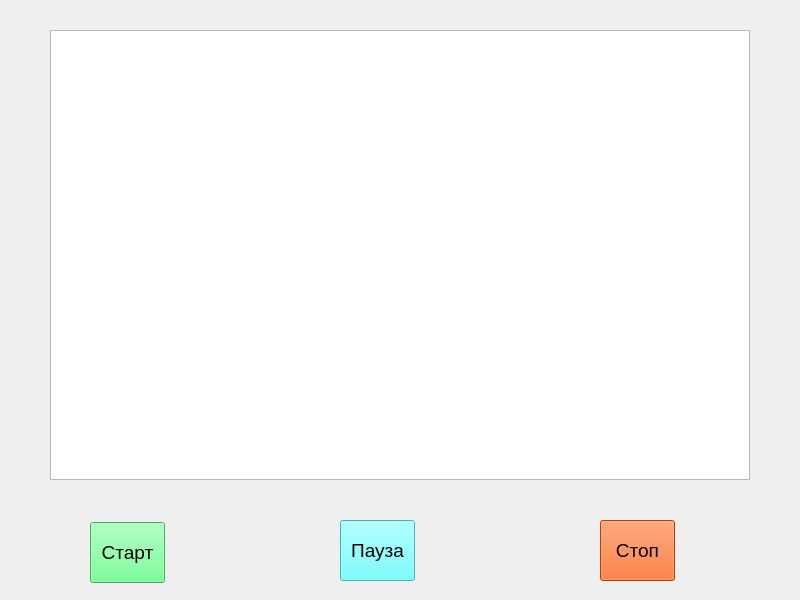
<?xml version="1.0" encoding="UTF-8"?>
<ui version="4.0">
 <class>Widget</class>
 <widget class="QWidget" name="Widget">
  <property name="geometry">
   <rect>
    <x>0</x>
    <y>0</y>
    <width>800</width>
    <height>600</height>
   </rect>
  </property>
  <property name="windowTitle">
   <string>Widget</string>
  </property>
  <widget class="QGraphicsView" name="graphicsView">
   <property name="geometry">
    <rect>
     <x>50</x>
     <y>30</y>
     <width>700</width>
     <height>450</height>
    </rect>
   </property>
   <property name="font">
    <font>
     <pointsize>14</pointsize>
    </font>
   </property>
  </widget>
  <widget class="QPushButton" name="pushButton">
   <property name="geometry">
    <rect>
     <x>90</x>
     <y>522</y>
     <width>75</width>
     <height>61</height>
    </rect>
   </property>
   <property name="font">
    <font>
     <pointsize>14</pointsize>
    </font>
   </property>
   <property name="styleSheet">
    <string notr="true">background-color: rgb(85, 255, 127);</string>
   </property>
   <property name="text">
    <string>Старт</string>
   </property>
  </widget>
  <widget class="QPushButton" name="pushButton_2">
   <property name="geometry">
    <rect>
     <x>340</x>
     <y>520</y>
     <width>75</width>
     <height>61</height>
    </rect>
   </property>
   <property name="font">
    <font>
     <pointsize>14</pointsize>
    </font>
   </property>
   <property name="styleSheet">
    <string notr="true">background-color: rgb(85, 255, 255);</string>
   </property>
   <property name="text">
    <string>Пауза</string>
   </property>
  </widget>
  <widget class="QPushButton" name="pushButton_3">
   <property name="geometry">
    <rect>
     <x>600</x>
     <y>520</y>
     <width>75</width>
     <height>61</height>
    </rect>
   </property>
   <property name="font">
    <font>
     <pointsize>14</pointsize>
    </font>
   </property>
   <property name="styleSheet">
    <string notr="true">background-color: rgb(255, 85, 0);</string>
   </property>
   <property name="text">
    <string>Стоп</string>
   </property>
  </widget>
 </widget>
 <resources/>
 <connections/>
</ui>
